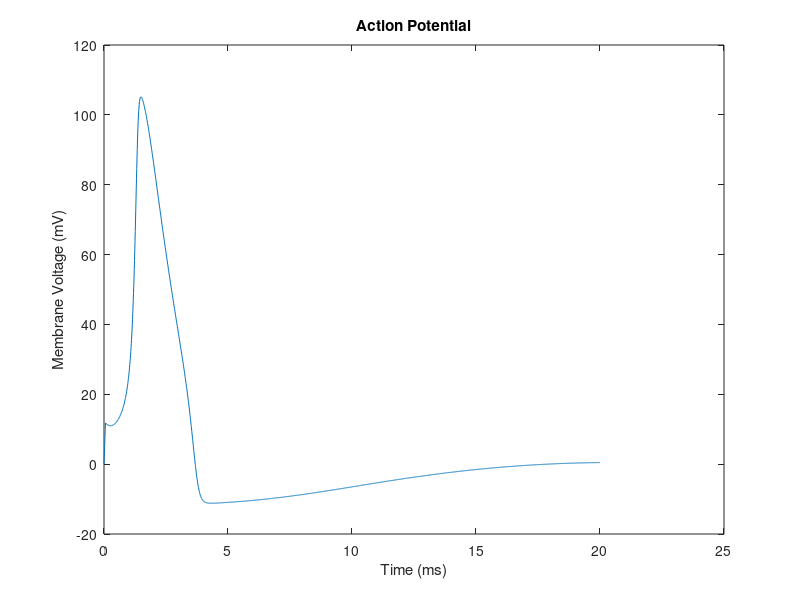
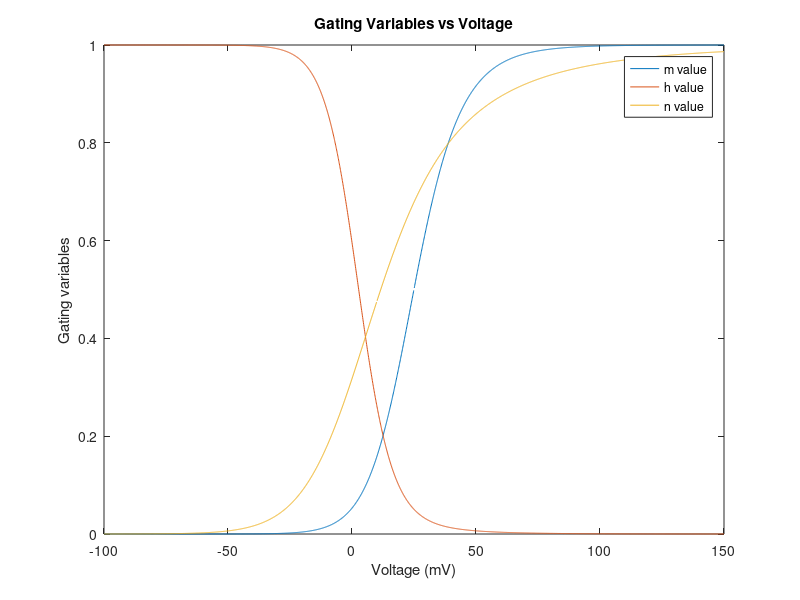
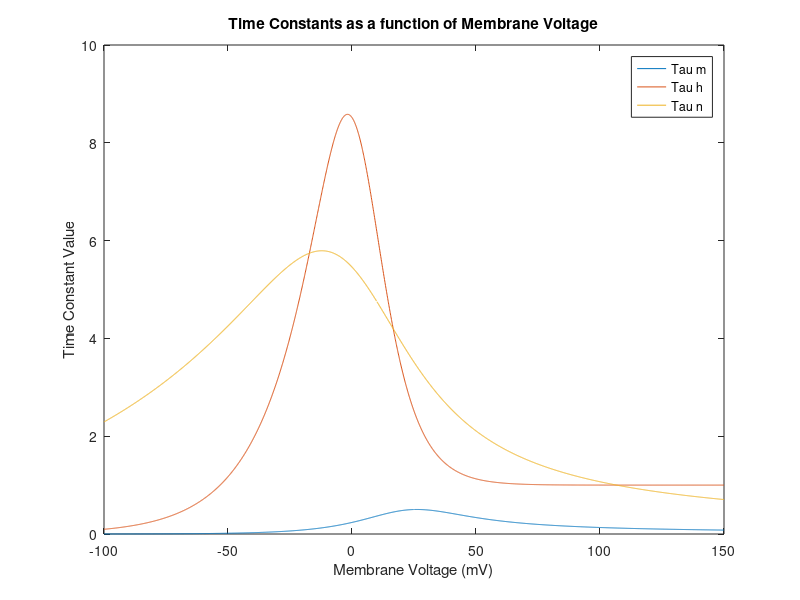
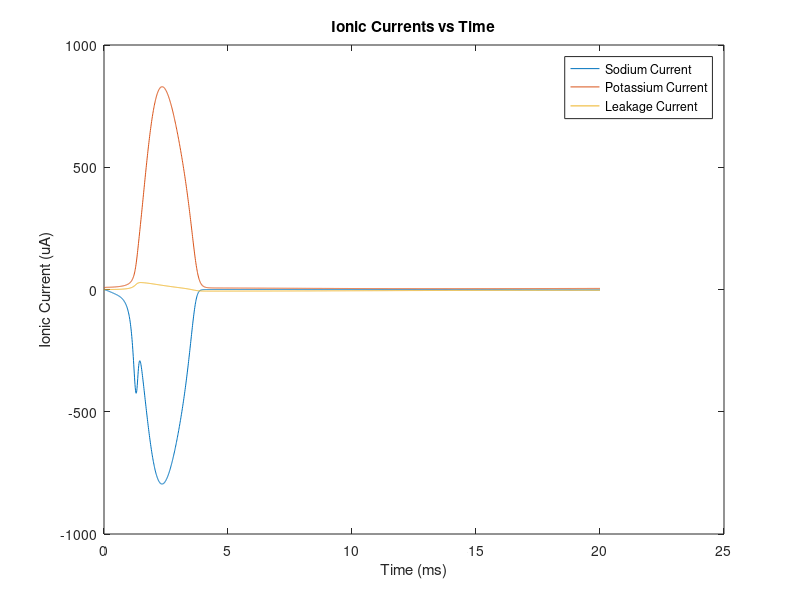

These charts were generated, in order, by the following MATLAB code:
clc %clears workspace
clear %clears any variables

%Model Constants:
Cm = 1.0; %(uF/cm^2) Membrane capacitance
ENa = 115; %(mV) Sodium Voltage
EK = -12; %(mV) Potassium Voltage
EL = 10.613; %(mV) Leakage Voltage
g_Na = 120; %(mS/cm^2) Sodium conductance
g_L = 0.3; %(mS/cm^2) Leakage conductance
g_K = 36; %(mS/cm^2) Potassium conductance
I_stim = 200; %(uA/cm^2) Amount of current stimulation for 0.05msec
Simul_time = 20; %(msec) Duration of the simulation

%Initial Conditions:
V(1) = 0; %(mV) Initial membrane voltage condition at time 0
m(1) = ((.1*25)/(exp(25/10)-1))/(((.1*25)/(exp(25/10)-1))+4); %initial value for the gating variable m
h(1) = 0.07/(0.07+1/(exp(30/10)+1)); %initial value for the gating variable h
n(1) = (.1/(exp(1)-1))/(.1/(exp(1)-1)+0.125); %initial value for the gating variable n

%Stepsize
step = 0.01; %(ms) Step size between points where slope is calculated
N = Simul_time/step; %Total number of points of data to be taken

time1(1) = 0; %initialization of time so time at t = 1 is 0 milliseconds
for num = 1:N %for loop initialization that contains calculation of all the data points
for i = 1:4 %embedded for loop to determine the variables necessary to calculate Hodgkin Huxley
if i == 1 %conditional statement for variables at the first slope
variable1 = V(num); %sets variable1 equal to the voltage at point num for the first slope
variable2 = m(num); %sets variable2 equal to the m value at point num for the first slope
variable3 = h(num); %sets variable3 equal to the h value at point num for the first slope
variable4 = n(num); %sets variable4 equal to the n value at point num for the first slope
end %end of the first slope conditional statement
if i<1 || i>4 %conditional statement for variables at the second and third slopes
variable1 = V(num)+(step/2)*K(i-1,1); %determines the voltage for the second and third slopes using the Runge-Kutta 4th order step increments
variable2 = m(num)+(step/2)*K(i-1,2); %determines the m value for the 2nd and 3rd slopes
variable3 = h(num)+(step/2)*K(i-1,3); %determines the h value for the 2nd and 3rd slopes
variable4 = n(num)+(step/2)*K(i-1,4); %determines the n value for the 2nd and 3rd slopes
end %end conditional statement for second and third slope
if i == 4 %conditional statement for variables at the fourth slope
variable1 = V(num)+step*K(i-1,1); %determines voltage for the fourth slope
variable2 = m(num)+step*K(i-1,2); %determines the m value for the fourth slope
variable3 = h(num)+step*K(i-1,3); %determines the h value for the fourth slope
variable4 = n(num)+step*K(i-1,4); %determines the n value for the fourth slope
end %end fourth slope conditional statement
for L = 1:4 %corresponds to slopes of points
if L == 1; %if for the first slope
if time1(num) > 0.05; %conditional statement accounting for the 0.05ms stimulation, so after 0.05ms, the stimulation current is zero
I_stim = 0; %current stimulation is zero after 0.05ms
I_Na(num) = g_Na*variable2^3*variable3*(variable1-ENa); %determines the value of the sodium current at point 1
I_K(num) = g_K*variable4^4*(variable1-EK); %determines the potassium current at point 1
I_L(num) = g_L*(variable1-EL); %determines the leakage current at point 1
K(i,L) = -(I_Na(num)+I_K(num)+I_L(num)-I_stim)/Cm; %determines the value of the dV/dt of the voltage equation

else %condition when time is less than 0.05msec
I_Na(num) = g_Na*variable2^3*variable3*(variable1-ENa); %determines the sodium current at point 1
I_K(num) = g_K*variable4^4*(variable1-EK); %determines the potassium current
I_L(num) = g_L*(variable1-EL); %determines the leakage current
K(i,L) = -(I_Na(num)+I_K(num)+I_L(num)-I_stim)/Cm; %determines the value of dV/dt (slope)
end %end conditional statements
end %end conditional statements
if L == 2; %if for the second slope
Alpha_m = 0.1*(25-variable1)/(exp((25-variable1)/10)-1); %finds the Alpha m H-H gating variable
Beta_m = 4*exp(-variable1/18); %finds the Beta m H-H gating variable
K(i,L) = Alpha_m*(1-variable2)-Beta_m*variable2; %finds the next K value slope
end %end condition
if L == 3; %if for the third slope
Alpha_h = 0.07*exp(-variable1/20); %finds the Alpha h HH gating variable
Beta_h = 1/(exp((30-variable1)/10)+1); %finds the Beta h HH gating variable
K(i,L) = Alpha_h*(1-variable3)-Beta_h*variable3; %finds the next slope
end %end condition
if L == 4; %4th slope
Alpha_n = 0.01*(10-variable1)/(exp((10-variable1)/10)-1); %HH gating variable
Beta_n = 0.125*exp(-variable1/80); %HH gating variable
K(i,L) = Alpha_n*(1-variable4)-Beta_n*variable4; %4th slope
end %end condition
end %end for loop
if i == 4; %conditional statement
for P = 1:4; %for loop to determine the values of k needed for finding the next points
kbar(P) = (1/6)*(K(1,P)+2*K(2,P)+2*K(3,P)+K(4,P)); %finds the weighted average of the slope voltage values
end %end for loop
V(num+1) = V(num)+step*kbar(1); %determines the value of the next voltage point
m(num+1) = m(num)+step*kbar(2); %determines the value of the next m
h(num+1) = h(num)+step*kbar(3); %determines the value of the next h
n(num+1) = n(num)+step*kbar(4); %determines the value of the next n
time1(num+1) = time1(num)+step; %increments the time so that it continues on
end %end conditional statement
end %end for loop
end %end initial for loop

I_Na(num+1) = g_Na*m(num+1)^3*h(num)*(V(num+1)-ENa); %sodium ionic current for the next point
I_K(num+1) = g_K*n(num+1)^4*(V(num+1)-EK); %potassium ionic current for the next point
I_L(num+1) = g_L*(V(num+1)-EL); %leakage current for the next point

Voltage = -100:.1:150; %voltage span for plotting

Alpha_m = 0.1.*(25-Voltage)./(exp((25-Voltage)./10)-1); %alpha m gating variable
Beta_m = 4.*exp(-Voltage./18); %beta m gating variable
Tao_m = 1./(Alpha_m+Beta_m); %Tm time constant

Alpha_h = 0.07.*exp(-Voltage./20); %alpha h gating variable
Beta_h = 1./(exp((30-Voltage)./10)+1); %beta h gating variable
Tao_h = 1./(Alpha_h+Beta_h); %Th time constant

Alpha_n = 0.01.*(10-Voltage)./(exp((10-Voltage)./10)-1); %alpha n gating variable
Beta_n = 0.125.*exp(-Voltage./80); %beta n gating variable
Tao_n = 1./(Alpha_n+Beta_n); %Tn time constant

m_bar = Alpha_m./(Alpha_m+Beta_m); %sodium current m value
h_bar = Alpha_h./(Alpha_h+Beta_h); %sodium current h value
n_bar = Alpha_n./(Alpha_n+Beta_n); %potassium current n value

figure(1) %produces the first figure
plot(time1,V) %plots voltage versus time, an action potential
xlabel('Time (ms)') %labels the x axis with time
ylabel('Membrane Voltage (mV)')%labels the y axis with voltage
title('Action Potential') %provides a title for the plot

figure(2) %produces the second figure
plot(Voltage,m_bar,Voltage,h_bar,Voltage,n_bar) %plots the voltage versus gating variables, all three on one plot
xlabel('Voltage (mV)') %labels the x axis with voltage
ylabel('Gating variables') %labels the y axis with gating variable values
title('Gating Variables vs Voltage') %provides a title for the plot
legend('m value','h value','n value') %produces a legend to label the plot curves

figure(3) %produces the third figure
plot(Voltage,Tao_m,Voltage,Tao_h,Voltage,Tao_n) %plots voltage versus time constants for all three time constants
xlabel('Membrane Voltage (mV)') %labels the x axis with voltage
ylabel('Time Constant Value') %labels the y axis with time constant values
title('Time Constants as a function of Membrane Voltage') %provides a title to the plot
legend('Tau m','Tau h','Tau n') %provides a legend to label the curves

figure(4) %produces the fourth figure
plot(time1,I_Na,time1,I_K,time1,I_L) %plots the ionic currents versus time
title('Ionic Currents vs Time') %adds a title to the plot
xlabel('Time (ms)') %labels the x axis with time
ylabel('Ionic Current (uA)') %labels the y axis with current
legend('Sodium Current','Potassium Current','Leakage Current') %provides a legend to label the plots

figure(5) %produces the final figure
plot(time1,m,time1,h,time1,n) %plots the gating variables versus time
xlabel('Time (ms)') %labels the x axis
ylabel('Gating variables') %labels the y axis
title('Gating Variables vs Time') %adds a title to the plot
legend('m value','h value','n value') %provides a legend to label the plots
